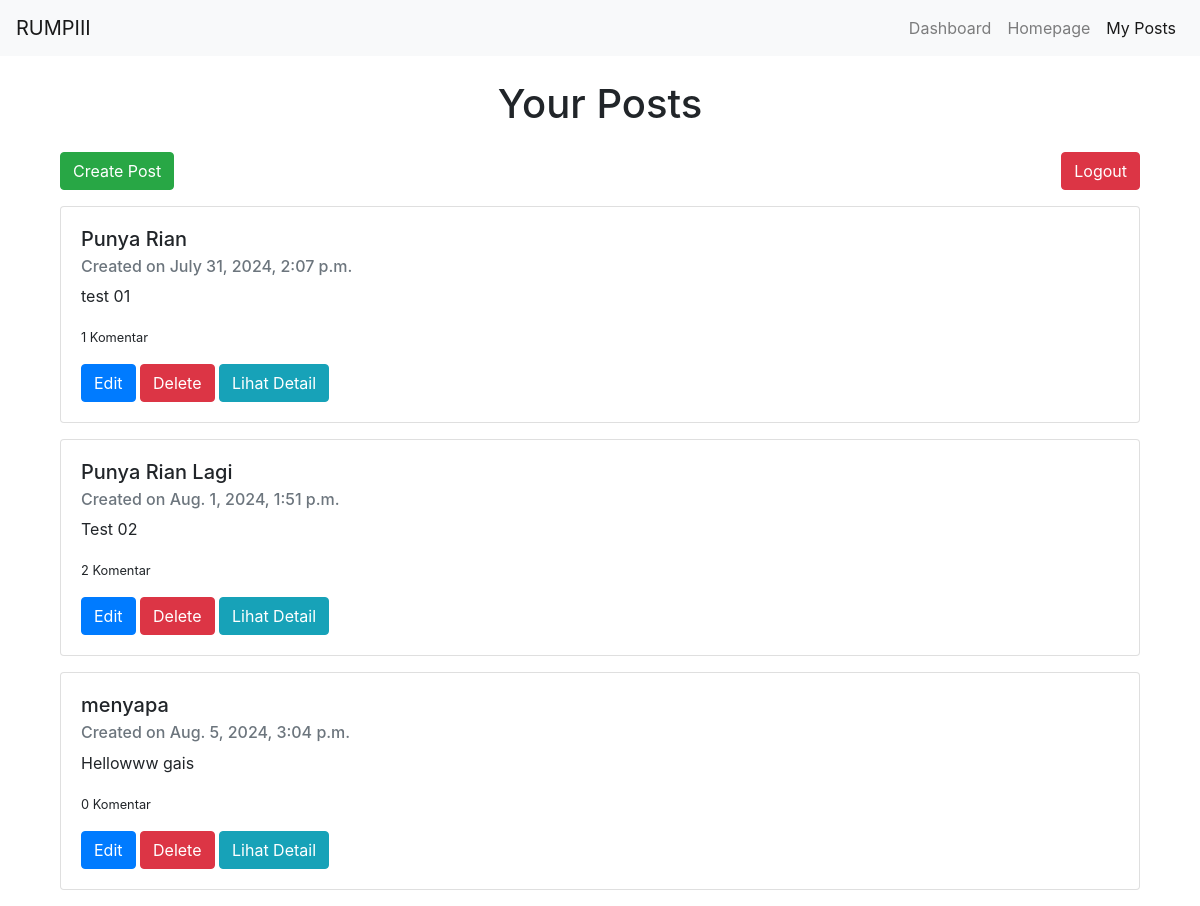
The page /user-posts/ (signed in) on the database its author committed.
### todos/models.py (models this page shows, shortened)
class Post(models.Model):
    title = models.CharField(max_length=100)
    content = models.TextField()
    author = models.ForeignKey(User, on_delete=models.CASCADE)
    created_at = models.DateTimeField(auto_now_add=True)  # Tambahkan field ini

### todos/views.py (the view)
# urls.py: path('user-posts/', views.user_posts, name='user_posts'),
def user_posts(request):
    posts = Post.objects.filter(author=request.user)
    posts_with_comment_counts = [(post, post.comments.count()) for post in posts]
    return render(request, 'user_posts.html', {'posts_with_comment_counts': posts_with_comment_counts})

### templates/user_posts.html (shortened to what this page needs)
{% extends 'base.html' %} {% block content %}
<h1 class="text-center">Your Posts</h1>
<div class="container mt-4">
  <div class="d-flex justify-content-between mb-3">
    <a href="{% url 'create_post' %}" class="btn btn-success">Create Post</a>
    <form method="POST" action="{% url 'login' %}">
      <button type="submit" class="btn btn-danger">Logout</button>
    </form>
  </div>
  {% for post, comment_count in posts_with_comment_counts %}
  <div class="card mb-3">
    <div class="card-body">
      <h5 class="card-title">{{ post.title }}</h5>
      <h6 class="card-subtitle mb-2 text-muted">
        Created on {{ post.created_at }}
      </h6>
      <p class="card-text">{{ post.content }}</p>
      <p class="card-text"><small>{{ comment_count }} Komentar</small></p>
      <a href="{% url 'edit_post' post.pk %}" class="btn btn-primary">Edit</a>
      <a href="{% url 'delete_post' post.pk %}" class="btn btn-danger"
        >Delete</a
      >
      <a href="{% url 'post_detail' post.pk %}" class="btn btn-info"
        >Lihat Detail</a
      >
    </div>
  </div>
  {% endfor %}
</div>
{% endblock %}

### templates/base.html (style rules this page uses)
body { padding-top: 56px; }

### rows shown on the page
Post: title "Punya Rian", created_at "July 31, 2024, 2:07 p.m.", content "test 01", comment_count "1"
Post: title "Punya Rian Lagi", created_at "Aug. 1, 2024, 1:51 p.m.", content "Test 02", comment_count "2"
Post: title "menyapa", created_at "Aug. 5, 2024, 3:04 p.m.", content "Hellowww gais", comment_count "0"
